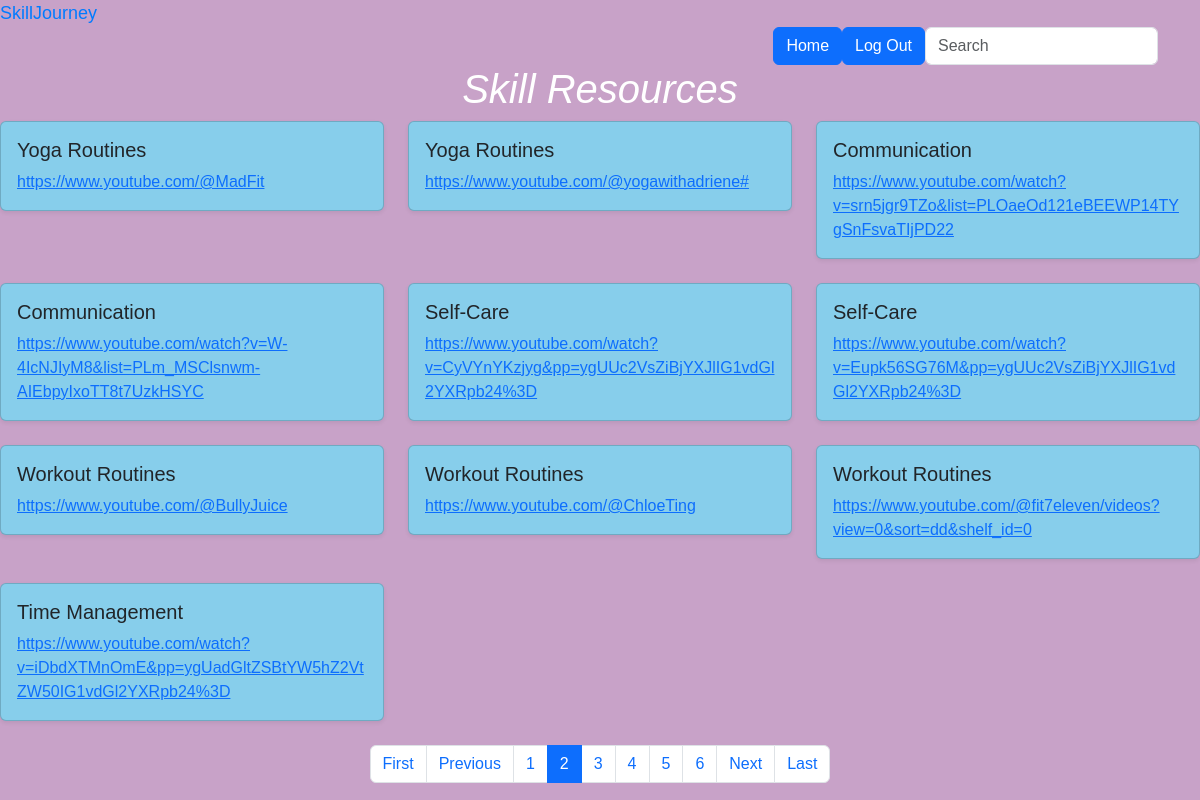
/skills/media?page=2 (signed in), run on the app's committed database.
### tables this page shows
CREATE TABLE media (
    `id` INTEGER PRIMARY KEY AUTOINCREMENT,
    `title` TEXT NOT NULL,
    `url` TEXT NOT NULL
);

### app/skills/views.py (the view)
@bp.route('/media')
@login_required
def view_media():
    db = get_db()
    page = request.args.get('page', 1, type=int)
    per_page = 10
    search_query = request.args.get('search_query', '').strip()
    search_filter = '%' + search_query + '%'
    total_media = db.execute("""SELECT COUNT(*) FROM media WHERE title LIKE ?""",
                             (search_filter,)).fetchone()[0]
    total_pages = math.ceil(total_media / per_page)
    offset = (page - 1) * per_page
    media_links = db.execute("""SELECT title, url
                             FROM media
                             WHERE  title LIKE ?
                             ORDER BY id DESC
                             LIMIT ? OFFSET ?""",
                             (search_filter, per_page, offset)).fetchall()
    return render_template('skills/view_media.html', media_links=media_links,
                           total_pages=total_pages, current_page=page)

### app/db.py (called while the page is built)
def get_db():
    if 'db' not in g:
        g.db = sqlite3.connect(
            current_app.config['DATABASE'],
            detect_types=sqlite3.PARSE_DECLTYPES
        )
        g.db.row_factory = sqlite3.Row
    return g.db

### app/users/login_utils.py (called while the page is built)
def login_required(view):
    @functools.wraps(view)
    def wrapped(**kwargs):
        if 'user_id' not in session:
            return redirect(url_for('users.login'))
        return view(**kwargs)
    return wrapped

### app/users/views.py (called while the page is built)
@bp.before_app_request
def load_auth_user():
    user_id = session.get('user_id')
    if user_id is None:
        g.user = None
    else:
        db = get_db()
        user = db.execute("""SELECT * from users WHERE id = ?""", (user_id,)).fetchone()
        g.user = user

### app/templates/skills/view_media.html
{% extends "layout.html" %}
{% block content %}
<div class="container">
      <ul class="nav nav-pills justify-content-end ml-auto">
        <li class="active">
          <form action="{{ url_for('users.home') }}">
            <button type="submit" class="btn btn-primary">Home</button>
          </form>
        </li>
        <li class="active">
          <form action="{{ url_for('users.logout') }}">
            <button type="submit" class="btn btn-primary">Log Out</button>
          </form>
        </li>
        <li>
          <form class="form-inline" action="{{ url_for('skills.search') }}" method="POST">
              <input class="form-control mr-sm-2" type="search" placeholder="Search" aria-label="Search" name="search">
          </form>
        </li>
      </ul>
    </div>
    <h1 style="text-align: center; color: white; font-style: italic;">Skill Resources</h1>
    <div class="row">
        {% for media in media_links %}
            <div class="col-md-4">
                <div class="card mb-4 shadow-sm" style="background-color: #87CEEB">
                    <div class="card-body">
                        <h5 class="card-title">{{ media['title'] }}</h5>
                        {% if 'youtube.com' in media['url'] %}
                            <p class="card-text"><a href="{{ media['url'] }}" target="_blank">{{ media['url'] }}</a></p>
                        {% else %}
                            <p class="card-text">PDF: <a href="{{ media['url'] }}">{{ media['title'] }}</a></p>
                        {% endif %}
                    </div>
                </div>
            </div>
        {% endfor %}
      </div>
    <nav aria=-label="Page navigation">
        <ul class="pagination justify-content-center">
            {% if current_page != 1 %}
                 <li class="page-item"><a class="page-link" href="?page=1">First</a></li>
                 <li class="page-item"><a class="page-link" href="?page={{ current_page - 1 }}">Previous</a></li>
            {% endif %}
            {% for page_num in range(1, total_pages + 1) %}
                <li class="page-item {% if page_num == current_page %}active{% endif %}">
                    <a class="page-link" href="?page={{ page_num }}">{{ page_num }}</a>
                </li>
            {% endfor %}
            {% if current_page != total_pages %}
                 <li class="page-item"><a class="page-link" href="?page={{ current_page + 1 }}">Next</a></li>
                 <li class="page-item"><a class="page-link" href="?page={{ total_pages }}">Last</a></li>
            {% endif %}
        </ul>
    </nav>
{% endblock %}

### app/static/layout.css (style rules this page uses)
body { margin: 0; padding: 0; font-family: 'Arial', sans-serif; background-color: #C8A2C8; }

### data on the page
media: title "Yoga Routines", url "https://www.youtube.com/@MadFit"
media: title "Yoga Routines", url "https://www.youtube.com/@yogawithadriene#"
media: title "Communication", url "https://www.youtube.com/watch?v=srn5jgr9TZo&list=PLOaeOd121eBEEWP14TYgSnFsvaTIjPD22"
media: title "Communication", url "https://www.youtube.com/watch?v=W-4IcNJIyM8&list=PLm_MSClsnwm-AIEbpyIxoTT8t7UzkHSYC"
media: title "Self-Care", url "https://www.youtube.com/watch?v=CyVYnYKzjyg&pp=ygUUc2VsZiBjYXJlIG1vdGl2YXRpb24%3D"
media: title "Self-Care", url "https://www.youtube.com/watch?v=Eupk56SG76M&pp=ygUUc2VsZiBjYXJlIG1vdGl2YXRpb24%3D"
media: title "Workout Routines", url "https://www.youtube.com/@BullyJuice"
media: title "Workout Routines", url "https://www.youtube.com/@ChloeTing"
media: title "Workout Routines", url "https://www.youtube.com/@fit7eleven/videos?view=0&sort=dd&shelf_id=0"
media: title "Time Management", url "https://www.youtube.com/watch?v=iDbdXTMnOmE&pp=ygUadGltZSBtYW5hZ2VtZW50IG1vdGl2YXRpb24%3D"

### other printed values
{{ page_num }} "1" "2" "3" "4" "5" "6"
